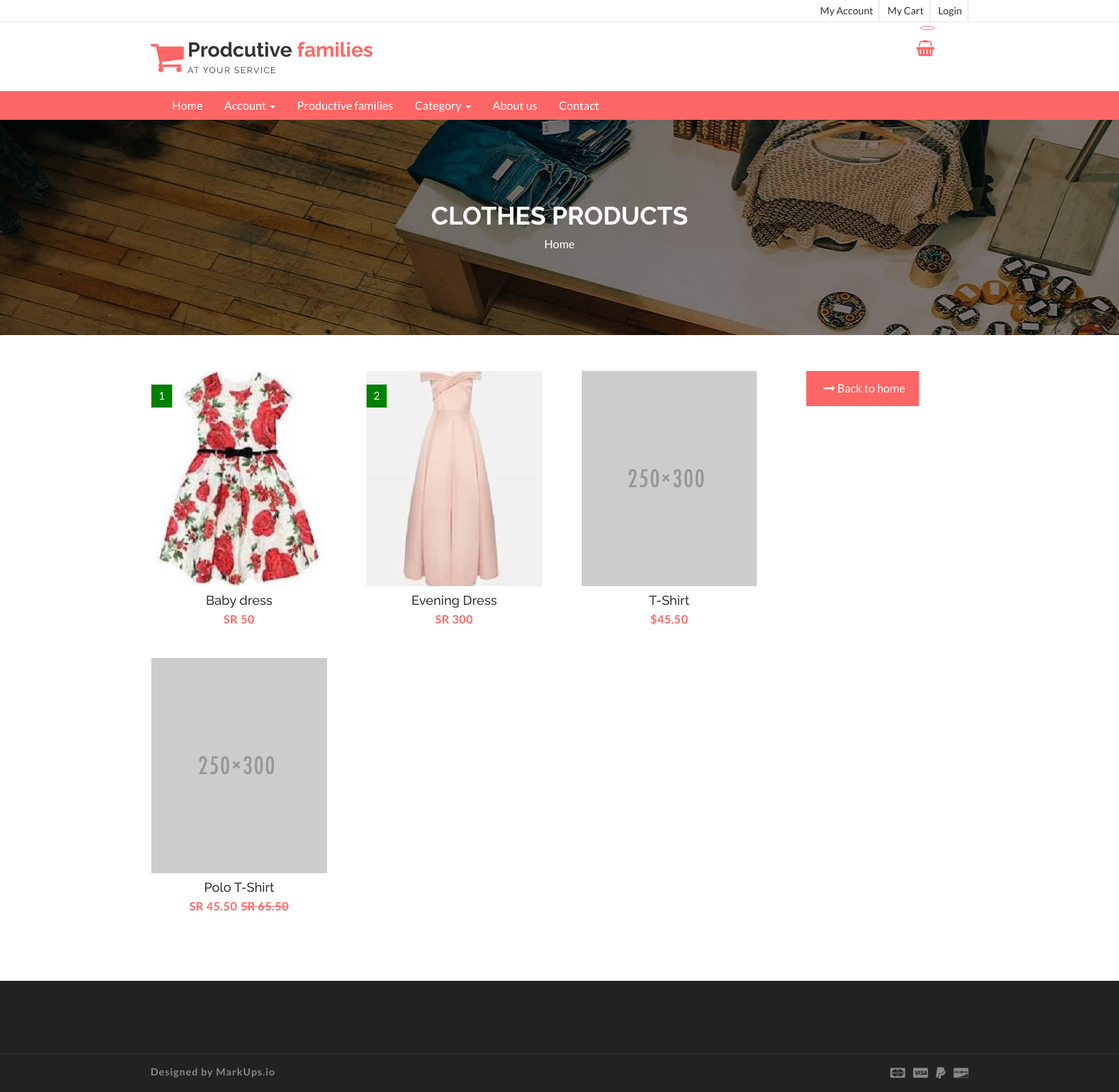
The page /clothes.php on the database its author committed.
### tables this page shows
CREATE TABLE `product` (
  `productno` int(11) NOT NULL,
  `productname` varchar(200) NOT NULL,
  `price` varchar(50) NOT NULL,
  `discribe` text NOT NULL,
  `image` varchar(200) NOT NULL,
  `properties` text NOT NULL,
  `preset` varchar(50) NOT NULL,
  `proid` int(11) NOT NULL,
  `catname` varchar(50) NOT NULL
);

### clothes.php (the view, shortened to what this page needs)
<!DOCTYPE html>
<html lang="en">
  <head>
    <link href="css/font-awesome.css" rel="stylesheet">
    <link href="css/bootstrap.css" rel="stylesheet">
    <link href="css/jquery.smartmenus.bootstrap.css" rel="stylesheet">
    <link rel="stylesheet" type="text/css" href="css/jquery.simpleLens.css">
    <link rel="stylesheet" type="text/css" href="css/slick.css">
    <link rel="stylesheet" type="text/css" href="css/nouislider.css">
    <link id="switcher" href="css/theme-color/default-theme.css" rel="stylesheet">
    <link href="css/sequence-theme.modern-slide-in.css" rel="stylesheet" media="all">
    <link href="css/style.css" rel="stylesheet">
  </head>
  <body>
  <header id="aa-header">
    <div class="aa-header-top">
      <div class="container">
        <div class="row">
          <div class="col-md-12">
            <div class="aa-header-top-area">
              <div class="aa-header-top-right">
                <ul class="aa-head-top-nav-right">
                  <li><a href="clienthome.php">My Account</a></li>
                  <li class="hidden-xs"><a href="clientcart.php">My Cart</a></li>
                  <li><a href="" data-toggle="modal" data-target="#login-modal">Login</a></li>
                </ul>
              </div>
            </div>
          </div>
        </div>
      </div>
    </div>
    <div class="aa-header-bottom">
      <div class="container">
        <div class="row">
          <div class="col-md-12">
            <div class="aa-header-bottom-area">
              <div class="aa-logo">
                <a href="index.html">
                  <span class="fa fa-shopping-cart"></span>
                  <p>Prodcutive <strong>families</strong> <span>at your service</span></p>
                </a>
              </div>
              <div class="aa-cartbox">
                <a class="aa-cart-link" href="#">
                  <span class="fa fa-shopping-basket"></span>
                  <span class="aa-cart-notify"></span>
                </a>
              </div>
            </div>
          </div>
        </div>
      </div>
    </div>
  </header>
  <section id="menu">
    <div class="container">
      <div class="menu-area">
        <div class="navbar navbar-default" role="navigation">
          <div class="navbar-collapse collapse">
            <ul class="nav navbar-nav">
              <li><a href="index.php">Home</a></li>
              <li><a href="#">Account <span class="caret"></span></a>
              </li>
              <li><a href="profamily.php">Productive families </a>
              </li>
              <li><a href="#">Category <span class="caret"></span></a>
              </li>
                 <li><a href="about.php">About us</a></li>
                <li><a href="contact.php">Contact</a></li>
            </ul>
          </div>
        </div>
      </div>
    </div>
  </section>
  <section id="aa-catg-head-banner">
    <img src="img/fashion/1.jpg" alt="fashion img">
    <div class="aa-catg-head-banner-area">
     <div class="container">
      <div class="aa-catg-head-banner-content">
        <h2>Clothes Products</h2>
        <ol class="breadcrumb">
          <li><a href="index.php">Home</a></li>
        </ol>
      </div>
     </div>
   </div>
  </section>
   <section id="checkout" dir="rtl" align="right">
   <div class="container">
     <div class="row">
       <div class="col-md-12">
        <div class="checkout-area">
                    <div class="tab-pane fade in active" id="food">
                      <ul class="aa-product-catg">
                          <?php
require 'config.php';
   $type= "clothes";
$result = mysqli_query($con,"SELECT * FROM product where catname='$type'")
or die(mysqli_error());
while($row = mysqli_fetch_array( $result )) {
?>
                        <li>
                          <figure>
                          <a class="aa-product-img" href="productdetailclient.php?productno=<?php echo htmlentities($row['productno']);?>"><img src="<?php echo htmlentities($row['image']);?>" alt="polo shirt img"></a>
                              <figcaption>
                              <h4 class="aa-product-title"><a href="#"><?php echo htmlentities($row['productname']);?></a></h4>
                              <span class="aa-product-price">SR <?php echo htmlentities($row['price']);?></span><span class="aa-product-price"></span>
                            </figcaption>
                          </figure>
                          <span class="aa-badge aa-sale" href="#"><?php echo htmlentities($row['proid']);?></span>
                        </li>
                          <?php
}
?>
                        <li>
                          <figure>
                            <a class="aa-product-img" href="#"><img src="img/man/polo-shirt-5.png" alt="polo shirt img"></a>
                            <figcaption>
                              <h4 class="aa-product-title"><a href="#">T-Shirt</a></h4>
                              <span class="aa-product-price">$45.50</span>
                            </figcaption>
                          </figure>
                        </li>
                        <li>
                          <figure>
                            <a class="aa-product-img" href="#"><img src="img/man/polo-shirt-6.png" alt="polo shirt img"></a>
                            <figcaption>
                              <h4 class="aa-product-title"><a href="#">Polo T-Shirt</a></h4>
                              <span class="aa-product-price">SR 45.50</span><span class="aa-product-price"><del>SR 65.50</del></span>
                            </figcaption>
                          </figure>
                        </li>
                      </ul> <center>
                      <a class="aa-browse-btn" href="index.php">Back to home <span class="fa fa-long-arrow-right"></span></a> </center>
                    </div>
                </div>
              </div>
        </div>
      </div>
  </section>
  <footer id="aa-footer">
    <div class="aa-footer-top">
     <div class="container">
        <div class="row">
        <div class="col-md-12">
        </div>
      </div>
     </div>
    </div>
    <div class="aa-footer-bottom">
      <div class="container">
        <div class="row">
        <div class="col-md-12">
          <div class="aa-footer-bottom-area">
            <p>Designed by <a href="http://www.markups.io/">MarkUps.io</a></p>
            <div class="aa-footer-payment">
              <span class="fa fa-cc-mastercard"></span>
              <span class="fa fa-cc-visa"></span>
              <span class="fa fa-paypal"></span>
              <span class="fa fa-cc-discover"></span>
            </div>
          </div>
        </div>
      </div>
      </div>
    </div>
  </footer>
  </body>
</html>

### css/theme-color/default-theme.css (style rules this page uses)
h2 { color: #ff6666; }
.aa-browse-btn { background-color: #ff6666; border: 1px solid #ff6666; }
#aa-header .aa-header-bottom .aa-header-bottom-area .aa-logo a > span { color: #ff6666; }
#aa-header .aa-header-bottom .aa-header-bottom-area .aa-logo a strong { color: #ff6666; }
#aa-header .aa-header-bottom .aa-cartbox .aa-cart-link { color: #ff6666; }
#aa-header .aa-header-bottom .aa-cartbox .aa-cart-link .aa-cart-notify { border: 1px solid #ff6666; color: #ff6666; }
#aa-header .aa-header-bottom .aa-cartbox .aa-cart-link .aa-cart-notify:after { border-top-color: #ff6666; }
#menu { background-color: #ff6666; }
.aa-product-catg li .aa-product-price { color: #ff6666; }

### rows shown on the page
product: image (picture), productname "Baby dress", price "50", proid "1"
product: image (picture), productname "Evening Dress", price "300", proid "2"
